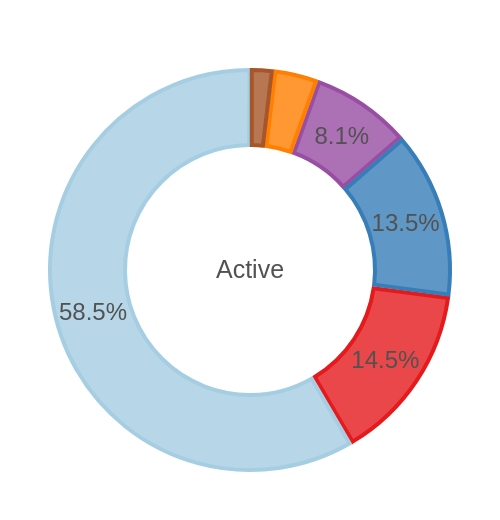

The Vega-Lite source for this figure:
### Vega specification from a JSON file in a GitHub repository (floating-point values rounded to 4 significant figures)
{"$schema": "https://vega.github.io/schema/vega/v3.0.json", "width": 250, "height": 250, "padding": {"top": 10}, "background": null, "signals": [{"name": "startAngle", "value": 0}, {"name": "endAngle", "value": 6.29}, {"name": "padAngle", "value": 0}, {"name": "sort", "value": true}, {"name": "strokeWidth", "value": 2}, {"name": "selected", "value": "", "on": [{"events": "mouseover", "update": "datum"}]}], "data": [{"name": "table", "values": [{"Continent": "Africa", "Active": 914213}, {"Continent": "Asia", "Active": 512741}, {"Continent": "Australia/Oceania", "Active": 228346}, {"Continent": "Europe", "Active": 3699294}, {"Continent": "North America", "Active": 852293}, {"Continent": "South America", "Active": 118606}], "transform": [{"type": "pie", "field": "Active", "startAngle": {"signal": "startAngle"}, "endAngle": {"signal": "endAngle"}, "sort": {"signal": "sort"}}]}, {"name": "fieldSum", "source": "table", "transform": [{"type": "aggregate", "fields": ["Active"], "ops": ["sum"], "as": ["sum"]}]}], "scales": [{"name": "color", "type": "ordinal", "range": ["#e41a1c", "#984ea3", "#ff7f00", "#a6cee3", "#377eb8", "#a65628"]}], "marks": [{"type": "arc", "from": {"data": "table"}, "encode": {"enter": {"fill": {"scale": "color", "field": "Continent"}, "x": {"signal": "width / 2"}, "y": {"signal": "height / 2"}}, "update": {"startAngle": {"field": "startAngle"}, "endAngle": {"field": "endAngle"}, "padAngle": {"signal": "if(selected && selected.Continent == datum.Continent, 0.015, 0.015)"}, "innerRadius": {"signal": "if(selected && selected.Continent == datum.Continent, if(width >= height, height, width) / 2 * 0.45, if(width >= height, height, width) / 2 * 0.5)"}, "outerRadius": {"signal": "if(selected && selected.Continent == datum.Continent, if(width >= height, height, width) / 2 * 1.05 * 0.8, if(width >= height, height, width) / 2 * 0.8)"}, "opacity": {"signal": "if(selected && selected.Continent !== datum.Continent, 1, 1)"}, "stroke": {"signal": "scale('color', datum.Continent)"}, "strokeWidth": {"signal": "strokeWidth"}, "fillOpacity": {"signal": "if(selected && selected.Continent == datum.Continent, 0.8, 0.8)"}, "tooltip": {"signal": "{'Continent': datum.Continent, 'Active': datum.Active}"}}}}, {"type": "text", "encode": {"enter": {"fill": {"value": "#525252"}, "text": {"value": ""}}, "update": {"opacity": {"value": 2}, "x": {"signal": "width / 2"}, "y": {"signal": "height / 2"}, "align": {"value": "center"}, "baseline": {"value": "middle"}, "fontSize": {"signal": "if(width >= height, height, width) * 0.05"}, "text": {"value": "Active"}}}}, {"name": "mark_recovered", "type": "text", "from": {"data": "table"}, "encode": {"enter": {"text": {"signal": "if(datum['endAngle'] - datum['startAngle'] < 0.3, '', format((datum['endAngle'] - datum['startAngle']) / (2 * PI), '.1%'))"}, "x": {"signal": "if(width >= height, height, width) / 2"}, "y": {"signal": "if(width >= height, height, width) / 2"}, "radius": {"signal": "if(selected && selected.Continent == datum.Continent, if(width >= height, height, width) / 2 * 1.05 * 0.65, if(width >= height, height, width) / 2 * 0.65)"}, "theta": {"signal": "(datum['startAngle'] + datum['endAngle'])/2"}, "fill": {"value": "#"}, "fontSize": {"value": 12}, "align": {"value": "center"}, "baseline": {"value": "middle"}}}}], "config": {"view": {"stroke": "transparent"}, "style": {"guide-label": {"font": "sans-serif"}}}}
